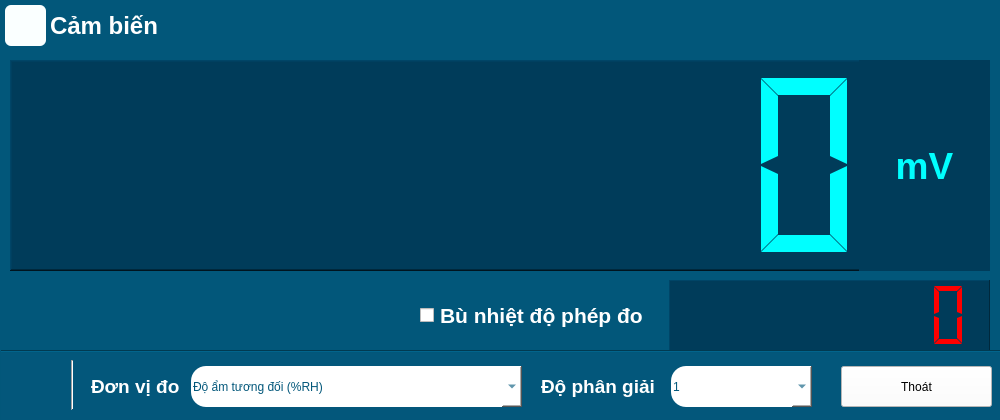
<?xml version="1.0" encoding="UTF-8"?>
<ui version="4.0">
 <class>FrmSensorDisplayDigital</class>
 <widget class="QMainWindow" name="FrmSensorDisplayDigital">
  <property name="geometry">
   <rect>
    <x>0</x>
    <y>0</y>
    <width>1000</width>
    <height>420</height>
   </rect>
  </property>
  <property name="minimumSize">
   <size>
    <width>1000</width>
    <height>420</height>
   </size>
  </property>
  <property name="maximumSize">
   <size>
    <width>1000</width>
    <height>420</height>
   </size>
  </property>
  <property name="windowTitle">
   <string>MainWindow</string>
  </property>
  <property name="styleSheet">
   <string notr="true">QMainWindow{
background-color: rgb(2,87, 122);
}</string>
  </property>
  <widget class="QWidget" name="centralwidget">
   <widget class="QLCDNumber" name="lcdNumber_Value">
    <property name="geometry">
     <rect>
      <x>10</x>
      <y>60</y>
      <width>861</width>
      <height>211</height>
     </rect>
    </property>
    <property name="styleSheet">
     <string notr="true">background-color: rgb(0, 60, 90);
color: rgb(0, 255, 255);</string>
    </property>
    <property name="frameShape">
     <enum>QFrame::WinPanel</enum>
    </property>
    <property name="lineWidth">
     <number>1</number>
    </property>
    <property name="smallDecimalPoint">
     <bool>false</bool>
    </property>
    <property name="digitCount">
     <number>8</number>
    </property>
    <property name="mode">
     <enum>QLCDNumber::Dec</enum>
    </property>
    <property name="segmentStyle">
     <enum>QLCDNumber::Flat</enum>
    </property>
    <property name="value" stdset="0">
     <double>0.000000000000000</double>
    </property>
    <property name="intValue" stdset="0">
     <number>0</number>
    </property>
   </widget>
   <widget class="QLCDNumber" name="lcdNumber_temperature">
    <property name="geometry">
     <rect>
      <x>669</x>
      <y>280</y>
      <width>321</width>
      <height>71</height>
     </rect>
    </property>
    <property name="styleSheet">
     <string notr="true">color: rgb(255, 0, 0);
background-color: rgb(0, 60, 90);</string>
    </property>
    <property name="frameShape">
     <enum>QFrame::Panel</enum>
    </property>
    <property name="lineWidth">
     <number>1</number>
    </property>
    <property name="smallDecimalPoint">
     <bool>false</bool>
    </property>
    <property name="digitCount">
     <number>8</number>
    </property>
    <property name="segmentStyle">
     <enum>QLCDNumber::Flat</enum>
    </property>
    <property name="value" stdset="0">
     <double>0.000000000000000</double>
    </property>
    <property name="intValue" stdset="0">
     <number>0</number>
    </property>
   </widget>
   <widget class="QCheckBox" name="checkBox_tempature">
    <property name="geometry">
     <rect>
      <x>420</x>
      <y>295</y>
      <width>241</width>
      <height>41</height>
     </rect>
    </property>
    <property name="font">
     <font>
      <pointsize>16</pointsize>
      <weight>75</weight>
      <bold>true</bold>
     </font>
    </property>
    <property name="styleSheet">
     <string notr="true">QCheckBox{
color: rgb(255, 255, 255);
border: none;
}
</string>
    </property>
    <property name="text">
     <string>Bù nhiệt độ phép đo</string>
    </property>
    <property name="iconSize">
     <size>
      <width>16</width>
      <height>16</height>
     </size>
    </property>
    <property name="checkable">
     <bool>true</bool>
    </property>
   </widget>
   <widget class="QLabel" name="label_UnitSymbol">
    <property name="geometry">
     <rect>
      <x>859</x>
      <y>60</y>
      <width>131</width>
      <height>211</height>
     </rect>
    </property>
    <property name="font">
     <font>
      <pointsize>28</pointsize>
      <weight>75</weight>
      <bold>true</bold>
     </font>
    </property>
    <property name="styleSheet">
     <string notr="true">background-color: rgb(0, 60, 90);
color: rgb(0, 255, 255);</string>
    </property>
    <property name="text">
     <string>mV</string>
    </property>
    <property name="alignment">
     <set>Qt::AlignCenter</set>
    </property>
   </widget>
   <widget class="QLabel" name="label_Name">
    <property name="geometry">
     <rect>
      <x>50</x>
      <y>0</y>
      <width>901</width>
      <height>51</height>
     </rect>
    </property>
    <property name="font">
     <font>
      <family>Arial</family>
      <pointsize>18</pointsize>
      <weight>75</weight>
      <bold>true</bold>
     </font>
    </property>
    <property name="styleSheet">
     <string notr="true">color: rgb(255, 255, 255);</string>
    </property>
    <property name="text">
     <string>Cảm biến</string>
    </property>
   </widget>
   <widget class="QFrame" name="frame_parameter">
    <property name="geometry">
     <rect>
      <x>1</x>
      <y>350</y>
      <width>1001</width>
      <height>71</height>
     </rect>
    </property>
    <property name="styleSheet">
     <string notr="true">QFrame#frame_parameter{
background-color: rgb(3,87, 123);
border: none;
border-width: 0px;
}</string>
    </property>
    <property name="frameShape">
     <enum>QFrame::StyledPanel</enum>
    </property>
    <property name="frameShadow">
     <enum>QFrame::Raised</enum>
    </property>
    <widget class="QLabel" name="label_12">
     <property name="geometry">
      <rect>
       <x>540</x>
       <y>26</y>
       <width>121</width>
       <height>21</height>
      </rect>
     </property>
     <property name="font">
      <font>
       <pointsize>14</pointsize>
       <weight>75</weight>
       <bold>true</bold>
      </font>
     </property>
     <property name="styleSheet">
      <string notr="true">color: rgb(255, 255, 255);</string>
     </property>
     <property name="text">
      <string>Độ phân giải</string>
     </property>
    </widget>
    <widget class="Line" name="line">
     <property name="geometry">
      <rect>
       <x>0</x>
       <y>0</y>
       <width>1000</width>
       <height>3</height>
      </rect>
     </property>
     <property name="styleSheet">
      <string notr="true">background-color: rgb(2,87, 122);</string>
     </property>
     <property name="orientation">
      <enum>Qt::Horizontal</enum>
     </property>
    </widget>
    <widget class="QLabel" name="label_11">
     <property name="geometry">
      <rect>
       <x>90</x>
       <y>26</y>
       <width>91</width>
       <height>20</height>
      </rect>
     </property>
     <property name="font">
      <font>
       <pointsize>14</pointsize>
       <weight>75</weight>
       <bold>true</bold>
      </font>
     </property>
     <property name="styleSheet">
      <string notr="true">color: rgb(255, 255, 255);</string>
     </property>
     <property name="text">
      <string>Đơn vị đo</string>
     </property>
    </widget>
    <widget class="QPushButton" name="pushButton_cancel">
     <property name="geometry">
      <rect>
       <x>840</x>
       <y>16</y>
       <width>151</width>
       <height>41</height>
      </rect>
     </property>
     <property name="styleSheet">
      <string notr="true">background-color: rgb(255, 255, 255);</string>
     </property>
     <property name="text">
      <string>Thoát</string>
     </property>
    </widget>
    <widget class="QComboBox" name="comboBox_resolution">
     <property name="geometry">
      <rect>
       <x>670</x>
       <y>16</y>
       <width>141</width>
       <height>41</height>
      </rect>
     </property>
     <property name="font">
      <font>
       <pointsize>14</pointsize>
       <weight>75</weight>
       <italic>true</italic>
       <bold>true</bold>
      </font>
     </property>
     <property name="layoutDirection">
      <enum>Qt::LeftToRight</enum>
     </property>
     <property name="styleSheet">
      <string notr="true">QComboBox{
color: rgb(2, 87, 122);
background-color: rgb(255, 255, 255);
border: none;
border-style: outset;
border-width: 0px;
border-top-left-radius: 15px;
border-bottom-left-radius: 15px;
}
QComboBox::drop-down{
width: 20;
}
QComboBox:hover{
background-color: rgb(25, 149, 173);
color: rgb(255, 255, 255);
}</string>
     </property>
     <property name="editable">
      <bool>true</bool>
     </property>
     <item>
      <property name="text">
       <string>1</string>
      </property>
     </item>
     <item>
      <property name="text">
       <string>0.1</string>
      </property>
     </item>
     <item>
      <property name="text">
       <string>0.01</string>
      </property>
     </item>
     <item>
      <property name="text">
       <string>0.001</string>
      </property>
     </item>
    </widget>
    <widget class="QComboBox" name="comboBox_unit">
     <property name="geometry">
      <rect>
       <x>190</x>
       <y>16</y>
       <width>331</width>
       <height>41</height>
      </rect>
     </property>
     <property name="font">
      <font>
       <pointsize>14</pointsize>
       <weight>75</weight>
       <italic>true</italic>
       <bold>true</bold>
      </font>
     </property>
     <property name="layoutDirection">
      <enum>Qt::LeftToRight</enum>
     </property>
     <property name="styleSheet">
      <string notr="true">QComboBox{
color: rgb(2, 87, 122);
background-color: rgb(255, 255, 255);
border: none;
border-style: outset;
border-width: 0px;
border-top-left-radius: 15px;
border-bottom-left-radius: 15px;
}

QComboBox::drop-down{
width: 20;
}
QComboBox:hover{
background-color: rgb(25, 149, 173);
color: rgb(255, 255, 255);
}</string>
     </property>
     <property name="editable">
      <bool>true</bool>
     </property>
     <item>
      <property name="text">
       <string>Độ ẩm tương đối (%RH)</string>
      </property>
     </item>
     <item>
      <property name="text">
       <string>Độ ẩm tuyệt đối (g/m3)</string>
      </property>
     </item>
    </widget>
    <widget class="QToolButton" name="toolButton_config">
     <property name="geometry">
      <rect>
       <x>10</x>
       <y>9</y>
       <width>50</width>
       <height>51</height>
      </rect>
     </property>
     <property name="toolTip">
      <string>Thông tin thiết bị</string>
     </property>
     <property name="styleSheet">
      <string notr="true">QToolButton{
color: rgb(2, 87, 122);
background-color: rgb(3, 87, 123);
border: none;
border-style: outset;
border-width: 0px;
border-radius: 8px;
}
QToolButton:hover{
background-color: rgb(25, 149, 173);
color: rgb(255, 255, 255);
}</string>
     </property>
     <property name="text">
      <string/>
     </property>
     <property name="icon">
      <iconset resource="../group.qrc">
       <normaloff>:/icon/group/iconSetup_On1.jpg</normaloff>
       <activeoff>:/icon/group/iconSetup_On.jpg</activeoff>:/icon/group/iconSetup_On1.jpg</iconset>
     </property>
     <property name="iconSize">
      <size>
       <width>45</width>
       <height>45</height>
      </size>
     </property>
     <property name="toolButtonStyle">
      <enum>Qt::ToolButtonIconOnly</enum>
     </property>
     <property name="autoRaise">
      <bool>true</bool>
     </property>
    </widget>
    <widget class="Line" name="line_3">
     <property name="geometry">
      <rect>
       <x>70</x>
       <y>10</y>
       <width>3</width>
       <height>50</height>
      </rect>
     </property>
     <property name="frameShadow">
      <enum>QFrame::Sunken</enum>
     </property>
     <property name="orientation">
      <enum>Qt::Vertical</enum>
     </property>
    </widget>
   </widget>
   <widget class="QToolButton" name="toolButton_info">
    <property name="geometry">
     <rect>
      <x>5</x>
      <y>5</y>
      <width>41</width>
      <height>41</height>
     </rect>
    </property>
    <property name="toolTip">
     <string>Thông tin thiết bị</string>
    </property>
    <property name="styleSheet">
     <string notr="true">QToolButton{
color: rgb(2, 87, 122);
background-color: rgb(250, 255, 255);
border: none;
border-style: outset;
border-width: 0px;
border-radius: 6px;
}
QToolButton:hover{
background-color: rgb(25, 149, 173);
background-color: rgb(25, 149, 190);
color: rgb(255, 255, 255);
}</string>
    </property>
    <property name="text">
     <string/>
    </property>
    <property name="icon">
     <iconset resource="../device.qrc">
      <normaloff>:/icon/device/iconDeviceOff_401.jpg</normaloff>
      <activeoff>:/icon/device/iconDeviceOn_401.jpg</activeoff>:/icon/device/iconDeviceOff_401.jpg</iconset>
    </property>
    <property name="iconSize">
     <size>
      <width>36</width>
      <height>36</height>
     </size>
    </property>
    <property name="autoRaise">
     <bool>true</bool>
    </property>
   </widget>
   <widget class="QLabel" name="label_13">
    <property name="geometry">
     <rect>
      <x>40</x>
      <y>205</y>
      <width>211</width>
      <height>21</height>
     </rect>
    </property>
    <property name="font">
     <font>
      <pointsize>12</pointsize>
      <weight>75</weight>
      <bold>true</bold>
     </font>
    </property>
    <property name="styleSheet">
     <string notr="true">color: rgb(255, 255, 255);</string>
    </property>
    <property name="text">
     <string>Bù nhiệt độ phép đo</string>
    </property>
   </widget>
   <zorder>label_13</zorder>
   <zorder>lcdNumber_Value</zorder>
   <zorder>lcdNumber_temperature</zorder>
   <zorder>checkBox_tempature</zorder>
   <zorder>label_UnitSymbol</zorder>
   <zorder>label_Name</zorder>
   <zorder>frame_parameter</zorder>
   <zorder>toolButton_info</zorder>
  </widget>
 </widget>
 <tabstops>
  <tabstop>checkBox_tempature</tabstop>
  <tabstop>comboBox_unit</tabstop>
  <tabstop>comboBox_resolution</tabstop>
  <tabstop>pushButton_cancel</tabstop>
 </tabstops>
 <resources>
  <include location="../device.qrc"/>
  <include location="../group.qrc"/>
 </resources>
 <connections/>
</ui>
